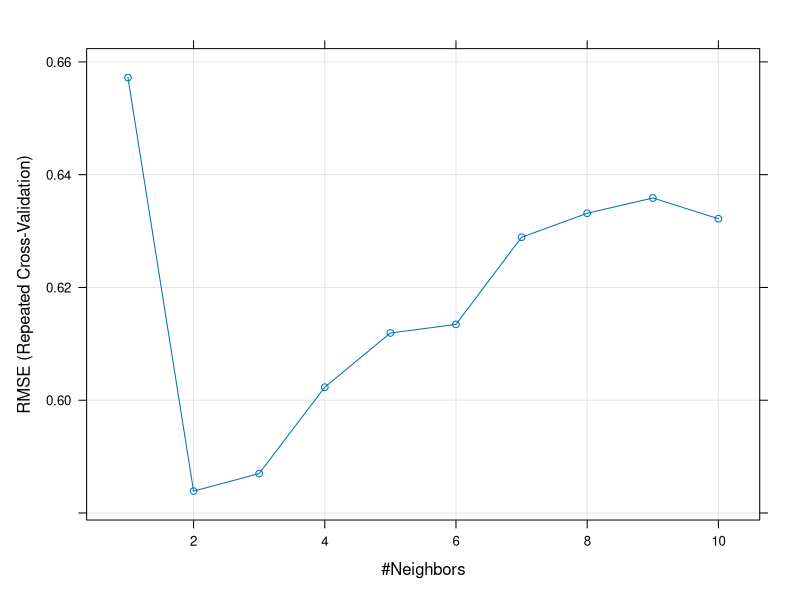
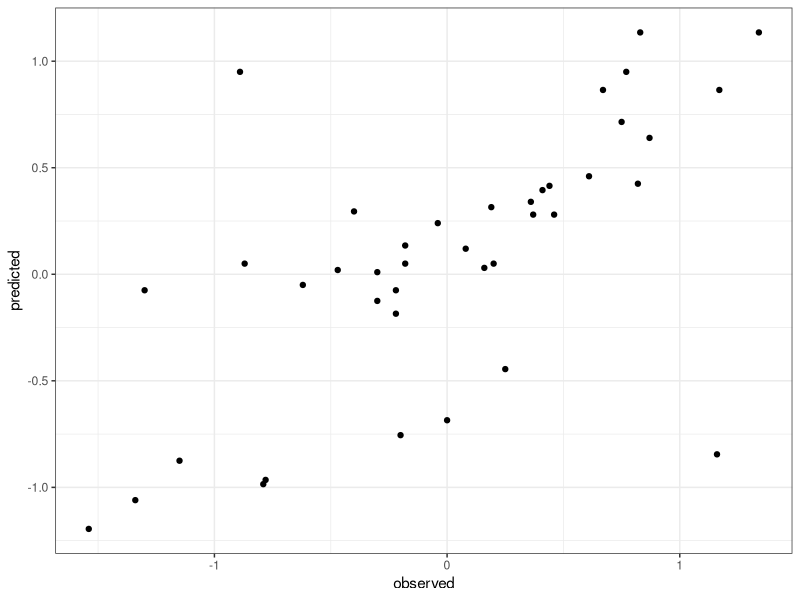
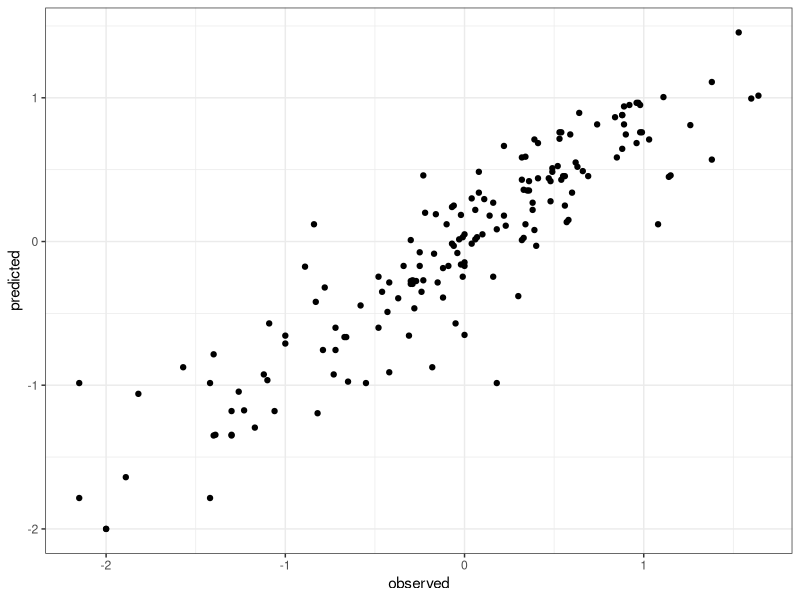
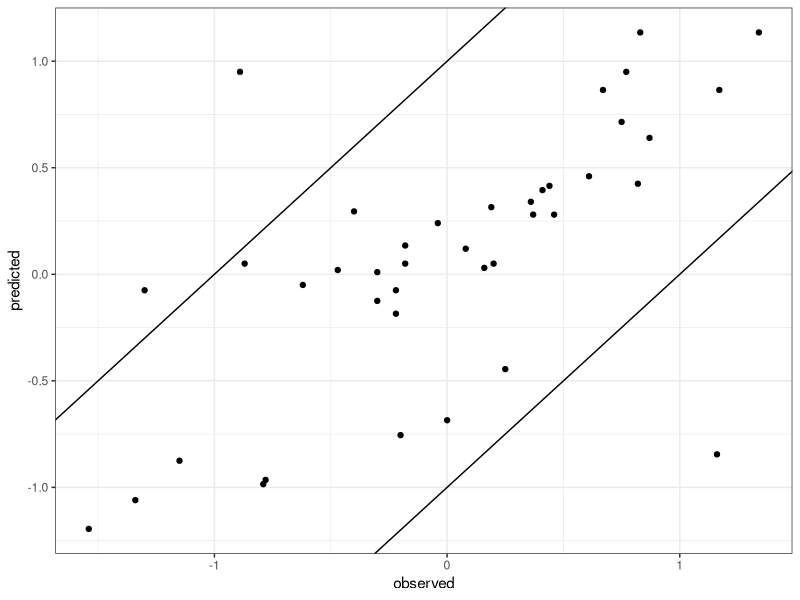
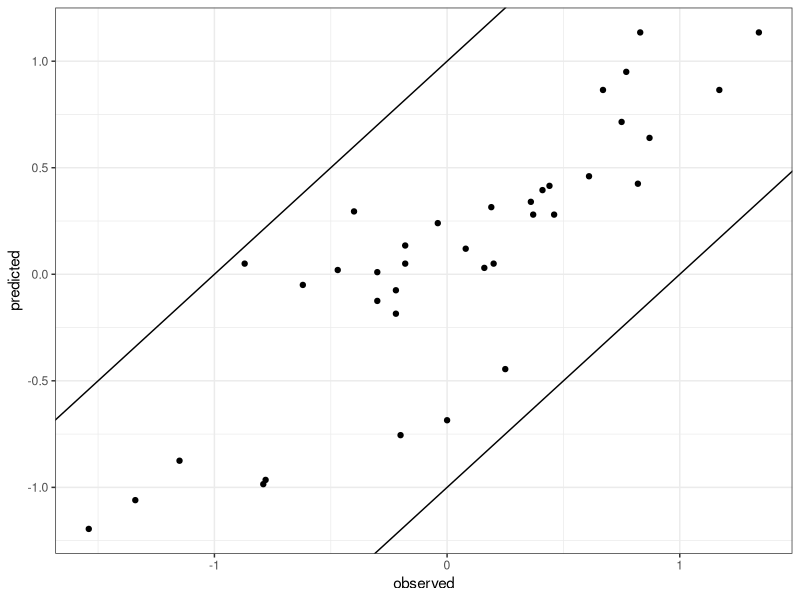
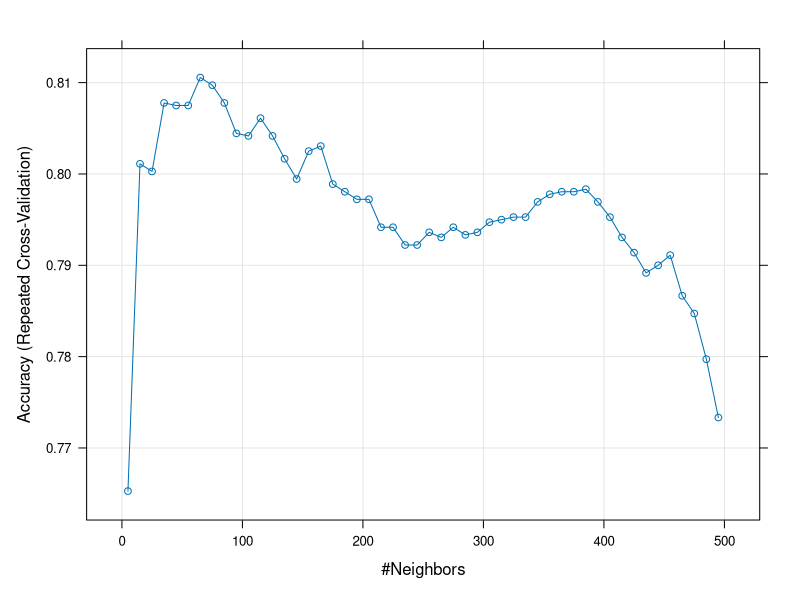

Recreate these plots in R, in order.
## ---- chunk 1
knitr::opts_chunk$set(echo = TRUE)
## ---- chunk 2
# Load dataset
library(caret)
data(BloodBrain)
str(bbbDescr)
str(logBBB)
set.seed(42)

# Split into training and test
trainIndex <- createDataPartition(y=logBBB, times=1, p=0.8, list=F)
descrTrain <- bbbDescr[trainIndex,]
concRatioTrain <- logBBB[trainIndex]
descrTest <- bbbDescr[-trainIndex,]
concRatioTest <- logBBB[-trainIndex]

# Preprocess
transformations <- preProcess(descrTrain,
                              method=c("center", "scale", "corr", "nzv"),
                              cutoff=0.75)
descrTrain <- predict(transformations, descrTrain)

# Set up seeds
set.seed(42)
seeds <- vector(mode = "list", length = 26)
for(i in 1:25) seeds[[i]] <- sample.int(1000, 10)
seeds[[26]] <- sample.int(1000,1)

# Train kNN
knnTune <- train(descrTrain,
                 concRatioTrain,
                 method="knn",
                 tuneGrid = data.frame(.k=1:10),
                 trControl = trainControl(method="repeatedcv",
                                          number = 5,
                                          repeats = 5,
                                          seeds=seeds,
                                          preProcOptions=list(cutoff=0.75))
                 )

knnTune
plot(knnTune)

# Use kNN to predict on test set
descrTest <- predict(transformations, descrTest)
test_pred <- predict(knnTune, descrTest)

# Scatter plot comparing test observed and predicted values
qplot(concRatioTest, test_pred) + 
  xlab("observed") +
  ylab("predicted") +
  theme_bw()

# Calculate correlation between predicted and observed values
cor(concRatioTest, test_pred)
## ---- chunk 3
train_pred <- predict(knnTune, descrTrain)

# Scatter plot comparing training observed and predicted values
qplot(concRatioTrain, train_pred) + 
  xlab("observed") +
  ylab("predicted") +
  theme_bw()

# Calculate correlation between predicted and observed values
cor(concRatioTrain, train_pred)
## ---- chunk 4
qplot(concRatioTest, test_pred) + 
  xlab("observed") +
  ylab("predicted") +
  theme_bw() + 
  geom_abline(slope=1,intercept=1) + 
  geom_abline(slope=1,intercept=-1)
## ---- chunk 5
outliers = concRatioTest>(test_pred+1) | concRatioTest<(test_pred-1)
qplot(concRatioTest[!outliers], test_pred[!outliers]) + 
  xlab("observed") +
  ylab("predicted") +
  theme_bw() + 
  geom_abline(slope=1,intercept=1) + 
  geom_abline(slope=1,intercept=-1)
## ---- chunk 6
cor(concRatioTest[!outliers], test_pred[!outliers])
## ---- chunk 7
data(segmentationData)
str(segmentationData)
segClass <- segmentationData$Class
segData <- segmentationData[,4:59]
set.seed(42)
trainIndex <- createDataPartition(y=segClass, times=1, p=0.5, list=F)
segDataTrain <- segData[trainIndex,]
segDataTest <- segData[-trainIndex,]
segClassTrain <- segClass[trainIndex]
segClassTest <- segClass[-trainIndex]
summary(segClassTrain)
summary(segClassTest)
## ---- chunk 8
set.seed(42)
segSub <- downSample(segDataTrain, segClassTrain, list = FALSE, yname = "Class")
segDataTrainSub <- segSub[,1:(ncol(segSub)-1)]
segClassTrainSub <- segSub$Class
## ---- chunk 9
set.seed(42)
seeds <- vector(mode = "list", length = 26)
for(i in 1:25) seeds[[i]] <- sample.int(1000, 50)
seeds[[26]] <- sample.int(1000,1)
train_ctrl <- trainControl(method="repeatedcv",
                   number = 5,
                   repeats = 5,
                   #preProcOptions=list(cutoff=0.75),
                   seeds = seeds)
tuneParam <- data.frame(k=seq(5,500,10))
transformations <- preProcess(segDataTrainSub, 
                              method=c("YeoJohnson", "center", "scale", "corr"),
                              cutoff=0.75)
segDataTrainSub <- predict(transformations, segDataTrainSub)
str(segDataTrainSub)
knnFit <- train(segDataTrainSub, segClassTrainSub, 
                method="knn",
                tuneGrid=tuneParam,
                trControl=train_ctrl)
knnFit
## ---- chunk 10
train_pred <- predict(knnFit, segDataTrainSub)
confusionMatrix(train_pred, segClassTrainSub)

plot(knnFit)
segDataTestPrep <- predict(transformations, segDataTest)
test_pred <- predict(knnFit, segDataTestPrep)
confusionMatrix(test_pred, segClassTest)
